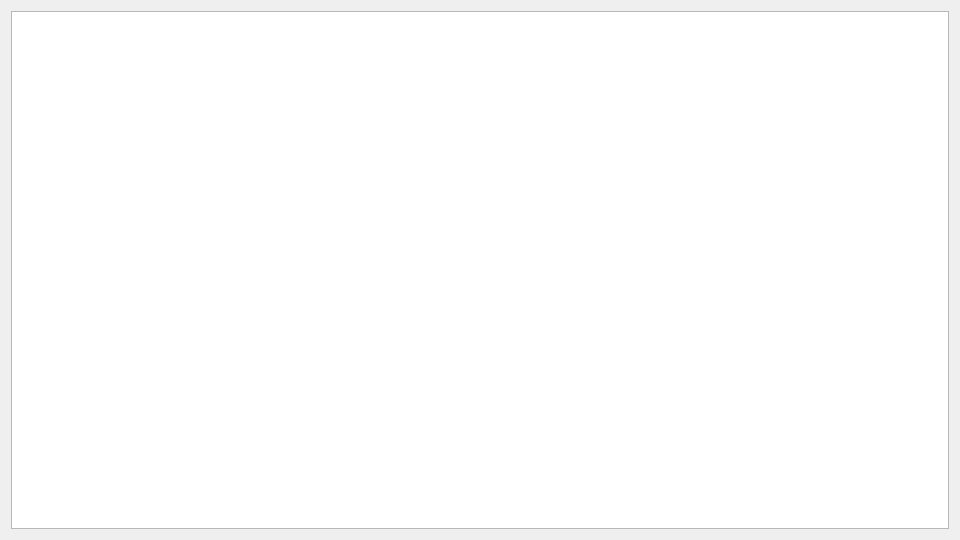
<?xml version="1.0" encoding="UTF-8"?>
<ui version="4.0">
 <class>SITVGViewer</class>
 <widget class="QWidget" name="SITVGViewer">
  <property name="geometry">
   <rect>
    <x>0</x>
    <y>0</y>
    <width>960</width>
    <height>540</height>
   </rect>
  </property>
  <property name="sizePolicy">
   <sizepolicy hsizetype="MinimumExpanding" vsizetype="MinimumExpanding">
    <horstretch>0</horstretch>
    <verstretch>0</verstretch>
   </sizepolicy>
  </property>
  <property name="windowTitle">
   <string>Imagenes vectoriales</string>
  </property>
  <layout class="QVBoxLayout" name="verticalLayout">
   <item>
    <layout class="QHBoxLayout" name="horizontalLayout">
     <item>
      <widget class="QGraphicsView" name="graphicsView">
       <property name="sizePolicy">
        <sizepolicy hsizetype="MinimumExpanding" vsizetype="MinimumExpanding">
         <horstretch>0</horstretch>
         <verstretch>0</verstretch>
        </sizepolicy>
       </property>
       <property name="dragMode">
        <enum>QGraphicsView::ScrollHandDrag</enum>
       </property>
      </widget>
     </item>
    </layout>
   </item>
  </layout>
 </widget>
 <resources/>
 <connections/>
</ui>
